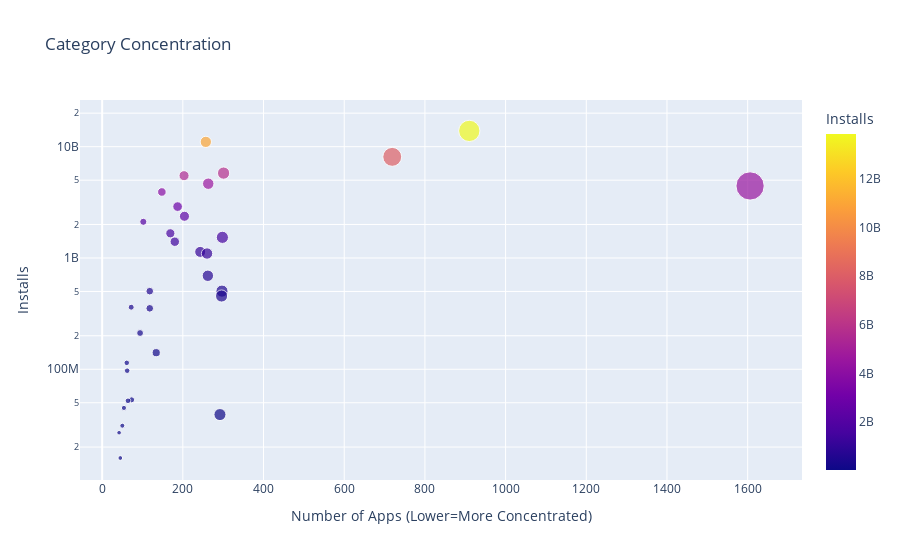

Notebook code for this chart:
### Markdown cell above
### Category Concentration - Downloads vs. Competition

**Challenge**: 
* First, create a DataFrame that has the number of apps in one column and the number of installs in another:

<img src=https://imgur.com/uQRSlXi.png width="350">

* Then use the [plotly express examples from the documentation](https://plotly.com/python/line-and-scatter/) alongside the [.scatter() API reference](https://plotly.com/python-api-reference/generated/plotly.express.scatter.html)to create scatter plot that looks like this. 

<img src=https://imgur.com/cHsqh6a.png>

*Hint*: Use the size, hover_name and color parameters in .scatter(). To scale the yaxis, call .update_layout() and specify that the yaxis should be on a log-scale like so: yaxis=dict(type='log')

### Code cell
category_apps_installs = df_apps_clean.groupby('Category').agg({'App':pd.Series.count,
                                                                'Installs': pd.Series.sum})
category_apps_installs.sort_values('Installs', ascending=False, inplace=True)
category_apps_installs

scatter_chart = px.scatter(category_apps_installs, x='App', y='Installs',
                          title='Category Concentration', size='App',
                          hover_name=category_apps_installs.index,
                          color='Installs')

scatter_chart.update_layout(xaxis_title="Number of Apps (Lower=More Concentrated)",
                      yaxis_title="Installs",
                      yaxis=dict(type='log'))

scatter_chart.show()

### Figure 1 — Plotly figure (JSON) as saved in the notebook; plotly's stock layout.template omitted (floating-point values rounded to 4 significant figures)
{"data": [{"hovertemplate": "<b>%{hovertext}</b><br><br>App=%{marker.size}<br>Installs=%{marker.color}<extra></extra>", "hovertext": ["GAME", "COMMUNICATION", "TOOLS", "PRODUCTIVITY", "SOCIAL", "PHOTOGRAPHY", "FAMILY", "VIDEO_PLAYERS", "TRAVEL_AND_LOCAL", "NEWS_AND_MAGAZINES", "ENTERTAINMENT", "BOOKS_AND_REFERENCE", "PERSONALIZATION", "SHOPPING", "HEALTH_AND_FITNESS", "SPORTS", "BUSINESS", "LIFESTYLE", "MAPS_AND_NAVIGATION", "FINANCE", "WEATHER", "EDUCATION", "FOOD_AND_DRINK", "DATING", "ART_AND_DESIGN", "HOUSE_AND_HOME", "AUTO_AND_VEHICLES", "LIBRARIES_AND_DEMO", "COMICS", "MEDICAL", "PARENTING", "BEAUTY", "EVENTS"], "legendgroup": "", "marker": {"color": [13858762717, 11039241530, 8099724500, 5788070180, 5487841475, 4649143130, 4437554490, 3916897200, 2894859300, 2369110650, 2113660000, 1665791655, 1532352930, 1400331540, 1134006220, 1096431465, 692018120, 503611120, 503267560, 455249400, 361096500, 352852000, 211677750, 140912410, 114233100, 97082000, 53129800, 52083000, 44931100, 39162676, 31116110, 26916200, 15949410], "coloraxis": "coloraxis", "size": [910, 257, 719, 301, 203, 263, 1606, 148, 187, 204, 102, 169, 298, 180, 243, 260, 262, 297, 118, 296, 72, 118, 94, 134, 61, 62, 73, 64, 54, 292, 50, 42, 45], "sizemode": "area", "sizeref": 4.015, "symbol": "circle"}, "mode": "markers", "name": "", "orientation": "v", "showlegend": false, "type": "scatter", "x": [910, 257, 719, 301, 203, 263, 1606, 148, 187, 204, 102, 169, 298, 180, 243, 260, 262, 297, 118, 296, 72, 118, 94, 134, 61, 62, 73, 64, 54, 292, 50, 42, 45], "xaxis": "x", "y": [13858762717, 11039241530, 8099724500, 5788070180, 5487841475, 4649143130, 4437554490, 3916897200, 2894859300, 2369110650, 2113660000, 1665791655, 1532352930, 1400331540, 1134006220, 1096431465, 692018120, 503611120, 503267560, 455249400, 361096500, 352852000, 211677750, 140912410, 114233100, 97082000, 53129800, 52083000, 44931100, 39162676, 31116110, 26916200, 15949410], "yaxis": "y"}], "layout": {"coloraxis": {"colorbar": {"title": {"text": "Installs"}}, "colorscale": [[0, "#0d0887"], [0.1111, "#46039f"], [0.2222, "#7201a8"], [0.3333, "#9c179e"], [0.4444, "#bd3786"], [0.5556, "#d8576b"], [0.6667, "#ed7953"], [0.7778, "#fb9f3a"], [0.8889, "#fdca26"], [1, "#f0f921"]]}, "legend": {"itemsizing": "constant", "tracegroupgap": 0}, "title": {"text": "Category Concentration"}, "xaxis": {"anchor": "y", "domain": [0, 1], "title": {"text": "Number of Apps (Lower=More Concentrated)"}}, "yaxis": {"anchor": "x", "domain": [0, 1], "title": {"text": "Installs"}, "type": "log"}}}
